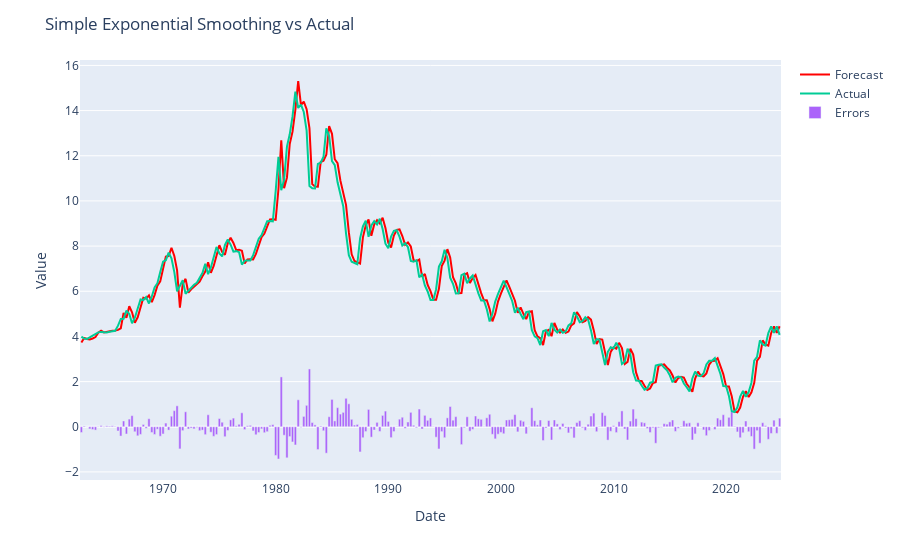

The cell this chart's notebook holds for it:
### Markdown cell above
## ARIMA

### Code cell
def evaluate_hw():
    """Plot and evaluate the model on the full dataset.
    At each step, the model is retrained on the full dataset up to that point.
    """
    fcast = pd.Series()
    for i in range(2, len(y_full)):
        fit1 = sm.tsa.Holt(y_full.iloc[:i], initialization_method="estimated").fit(optimized=True)
        fcast = pd.concat([fcast, fit1.forecast(1)])

    utils.plot_forecast(y_full[2:], fcast)
    return sm.tools.eval_measures.rmse(y_full.iloc[2:], fcast)

evaluate_hw()

### Figure 1 — Plotly figure (JSON) as saved in the notebook; plotly's stock layout.template omitted (floating-point values rounded to 4 significant figures; data arrays with more than 128 entries replaced by an {"elided": "..."} marker saying what was removed)
{"data": [{"hovertemplate": "<extra></extra>", "legendgroup": "", "line": {"color": "#636efa", "dash": "solid"}, "marker": {"symbol": "circle"}, "mode": "lines", "name": "", "orientation": "v", "showlegend": false, "type": "scatter", "xaxis": "x", "yaxis": "y"}, {"line": {"color": "red"}, "mode": "lines", "name": "Forecast", "type": "scatter", "x": {"elided": "249 str values"}, "y": {"elided": "249 float values"}}, {"mode": "lines", "name": "Actual", "type": "scatter", "x": {"elided": "249 str values"}, "y": {"elided": "249 float values"}}, {"name": "Errors", "type": "bar", "x": {"elided": "249 str values"}, "y": {"elided": "249 float values"}}], "layout": {"legend": {"tracegroupgap": 0}, "margin": {"t": 60}, "title": {"text": "Simple Exponential Smoothing vs Actual"}, "xaxis": {"anchor": "y", "domain": [0, 1], "title": {"text": "Date"}}, "yaxis": {"anchor": "x", "domain": [0, 1], "title": {"text": "Value"}}}}
